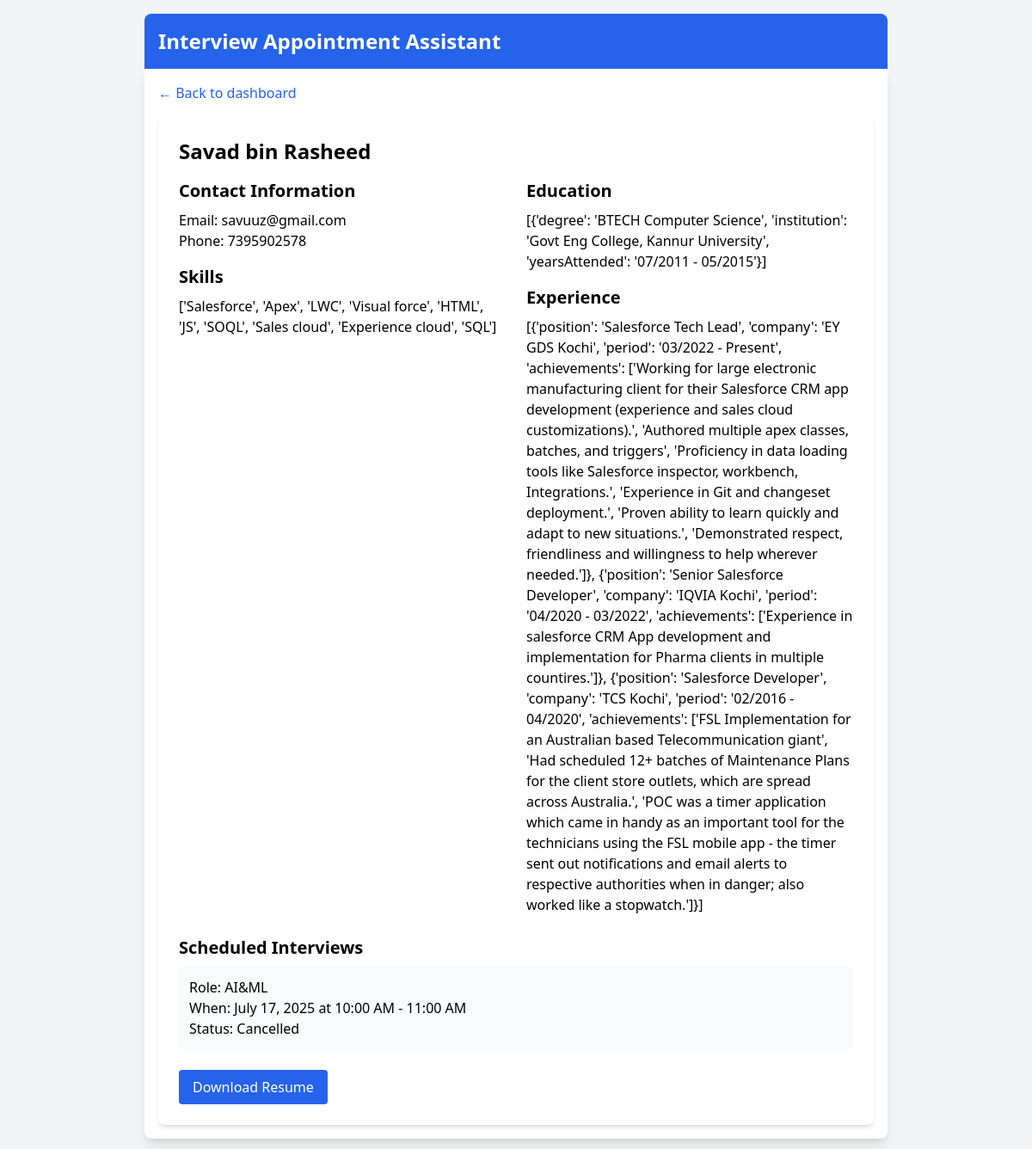
Page /recruiter/candidate/1/ (signed in) on the committed database.
### appointments/models.py (models this page shows, shortened)
class Candidate(models.Model):
    name = models.CharField(max_length=100)
    email = models.EmailField(unique=True)
    phone = models.CharField(max_length=20)
    skills = models.TextField()
    education = models.TextField()
    experience = models.TextField()
    resume = models.FileField(
        upload_to='resumes/',
        validators=[FileExtensionValidator(['pdf'])]
    )
    created_at = models.DateTimeField(auto_now_add=True)

class Appointment(models.Model):
    TIME_SLOTS = [
        ('09:00-10:00', '09:00 AM - 10:00 AM'),
        ('10:00-11:00', '10:00 AM - 11:00 AM'),
        ('11:00-12:00', '11:00 AM - 12:00 PM'),
        ('13:00-14:00', '01:00 PM - 02:00 PM'),
        ('14:00-15:00', '02:00 PM - 03:00 PM'),
        ('15:00-16:00', '03:00 PM - 04:00 PM'),
    ]
    candidate = models.ForeignKey(Candidate, on_delete=models.CASCADE)
    job_role = models.CharField(max_length=100)
    date = models.DateField()
    time_slot = models.CharField(max_length=20, choices=TIME_SLOTS)
    is_active = models.BooleanField(default=True)
    created_at = models.DateTimeField(auto_now_add=True)
    class Meta:
        unique_together = ('date', 'time_slot')

### appointments/recruiter_views.py (the view)
# urls.py: path('recruiter/candidate/<int:candidate_id>/', recruiter_views.candidate_detail, name='candidate_detail'),
@login_required
def candidate_detail(request, candidate_id):
    if not request.user.is_staff:
        return HttpResponseForbidden()
    candidate = Candidate.objects.get(id=candidate_id)
    appointments = Appointment.objects.filter(candidate=candidate)
    return render(request, 'appointments/candidate_detail.html', {
        'candidate': candidate,
        'appointments': appointments
    })

### appointments/templates/appointments/candidate_detail.html
{% extends "appointments/base.html" %}
{% block content %}
<div class="p-4 max-w-4xl mx-auto">
    <a href="{% url 'recruiter_dashboard' %}" class="text-blue-600 hover:underline mb-4 inline-block">
        &larr; Back to dashboard
    </a>
    <div class="bg-white p-6 rounded-lg shadow-md">
        <h1 class="text-2xl font-bold mb-4">{{ candidate.name }}</h1>
        <div class="grid grid-cols-1 md:grid-cols-2 gap-6">
            <div>
                <h2 class="text-xl font-semibold mb-2">Contact Information</h2>
                <p><span class="font-medium">Email:</span> {{ candidate.email }}</p>
                <p><span class="font-medium">Phone:</span> {{ candidate.phone }}</p>
                <h2 class="text-xl font-semibold mt-4 mb-2">Skills</h2>
                <p>{{ candidate.skills }}</p>
            </div>
            <div>
                <h2 class="text-xl font-semibold mb-2">Education</h2>
                <p>{{ candidate.education }}</p>
                <h2 class="text-xl font-semibold mt-4 mb-2">Experience</h2>
                <p>{{ candidate.experience }}</p>
            </div>
        </div>
        <div class="mt-6">
            <h2 class="text-xl font-semibold mb-2">Scheduled Interviews</h2>
            {% for appointment in appointments %}
            <div class="mb-2 p-3 bg-gray-50 rounded">
                <p><span class="font-medium">Role:</span> {{ appointment.job_role }}</p>
                <p><span class="font-medium">When:</span> {{ appointment.date }} at {{ appointment.get_time_slot_display }}</p>
                <p><span class="font-medium">Status:</span> {% if appointment.is_active %}Active{% else %}Cancelled{% endif %}</p>
            </div>
            {% empty %}
            <p>No interviews scheduled</p>
            {% endfor %}
        </div>
        <div class="mt-6">
            <a href="{{ candidate.resume.url }}"
               class="inline-block bg-blue-600 text-white px-4 py-2 rounded hover:bg-blue-700"
               download>
                Download Resume
            </a>
        </div>
    </div>
</div>
{% endblock %}

### rows in the picture
Candidate: name "Savad bin Rasheed", email "savuuz@gmail.com", phone "7395902578", skills "['Salesforce', 'Apex', 'LWC', 'Visual force', 'HTML', 'JS', 'SOQL', 'Sales cloud', 'Experience cloud', 'SQL']", education "[{'degree': 'BTECH Computer Science', 'institution': 'Govt Eng College, Kannur University', 'yearsAttended': '07/2011 - 05/2015'}]", experience "[{'position': 'Salesforce Tech Lead', 'company': 'EY GDS Kochi', 'period': '03/2022 - Present', 'achievements': ['Working for large electronic manufacturing client for their Salesforce CRM app development (experience and sales cloud customizations).', 'Authored multiple apex classes, batches, and triggers', 'Proficiency in data loading tools like Salesforce inspector, workbench, Integrations.', 'Experience in Git and changeset deployment.', 'Proven ability to learn quickly and adapt to new situations.', 'Demonstrated respect, friendliness and willingness to help wherever needed.']}, {'position': 'Senior Salesforce Developer', 'company': 'IQVIA Kochi', 'period': '04/2020 - 03/2022',…"
Appointment: job_role "AI&ML", date "July 17, 2025", time_slot "10:00 AM - 11:00 AM", is_active "Cancelled"
